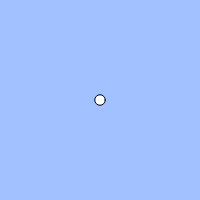
Frame 1 (no input)
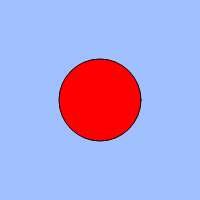
Frame 60 (no input)
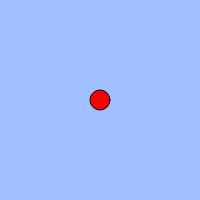
Frame 120 (the mouse pressed at the canvas centre since frame 60)

The p5.js sketch that drew these frames (run headless with seeded random() and noise() and a simulated clock; from frame 60 on, the mouse is pressed at the canvas centre):

// p5.js sketch
// ── sketch.js
  // 練習問題「心臓の鼓動のように大きくなったり小さくなったりする円」
  let count;
  let cycle;
  let x,y;

  function setup(){
    createCanvas(200, 200);
    count = 0;//何回したか数えているもの。0スタートで下にどうやって変化していくか入れる
    cycle = 100;
    x=width/2
    y=height/2
    vx=2
    vx=2
  }

  function draw(){
    background(160, 192, 255);
  //  x+=vx;
  //  y+=vy;


    if(keyIsDown(" ".charCodeAt(0))){
    count = (count + 3 ) % cycle;//12345・・て変数が順に変わる。周期的な動き、おきまりcycle=周期の長さ
    }
    else{
      count = (count+1) % cycle;
    }


    let size= count;

    if(count>=0 && count<=40){
    ellipse(x, y, size/2+10);
   }

    if(count>40 && count<=50){
    ellipse(x,y, 2*(size)^2);
    }

    if(count>50 && count <=60){
    ellipse(x,y, 2*(cycle-size)^2);
  }

  if(count>60 && count <=100){
   ellipse(x,y, (cycle-size)/2+10);
  }
  fill(255,0,0);//

  }
